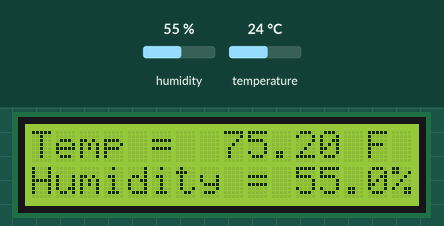
The sketch below on a simulated Arduino Uno, built with avr-gcc and run on an emulated ATmega328P. Parts: 16×2 character LCD. The test bench sets the inputs (shaded band); at power-on: humidity 55 %, temperature 24 °C.

Above: at 3.6 s.
3.7 s: humidity set to 22 %
At 6.8 s:
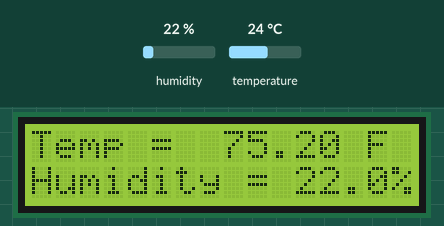
8.2 s: temperature set to 12 °C
At 10.3 s:
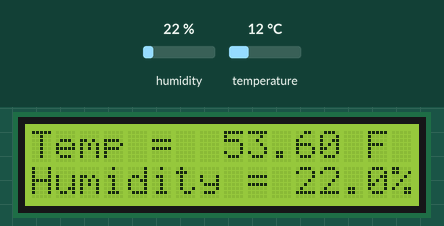
12.7 s: humidity set to 40 %
At 16.1 s:
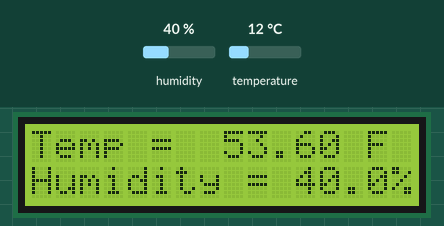
17.2 s: temperature set to 19 °C
At 18.5 s:
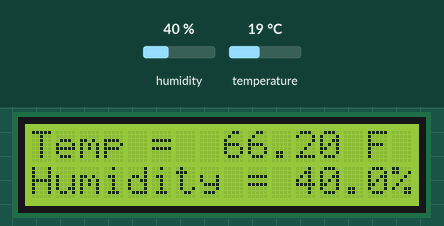
Timing chart, 0 to 20.2 s (numbered marks = the images above; inputs shaded):
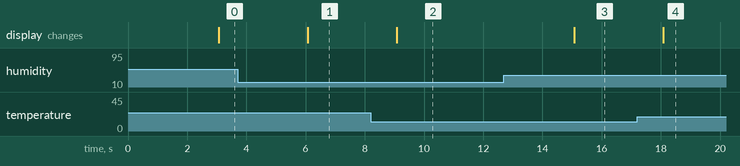

Measured:
- after the input at 3.7 s, the display: changes after 2.4 s (image 1)
- after the input at 8.2 s, the display: changes after 0.87 s (image 2)
- after the input at 12.7 s, the display: changes after 2.4 s (image 3)
- after the input at 17.2 s, the display: changes after 0.87 s (image 4)

The sketch:

Temp_and_Humidity_on_lcd_display.ino
```cpp
//www.elegoo.com
//2016.12.9

#include <LiquidCrystal.h>
#include <dht_nonblocking.h>
#define DHT_SENSOR_TYPE DHT_TYPE_11
static const int DHT_SENSOR_PIN = 2;
int tempPin = 0;
DHT_nonblocking dht_sensor( DHT_SENSOR_PIN, DHT_SENSOR_TYPE );
//                BS  E  D4 D5  D6 D7
LiquidCrystal lcd(7, 8, 9, 10, 11, 12);
void setup()
{
  lcd.begin(16, 2);
  Serial.begin( 9600);
}
static bool measure_environment( float *temperature, float *humidity )
{
  static unsigned long measurement_timestamp = millis( );

  /* Measure once every four seconds. */
  if( millis( ) - measurement_timestamp > 3000ul )
  {
    if( dht_sensor.measure( temperature, humidity ) == true )
    {
      measurement_timestamp = millis( );
      return( true );
    }
  }

  return( false );
}

void loop()
{


  //temp in Celcius
  float temperature;
  float humidity;


  if( measure_environment( &temperature, &humidity ) == true )
  {


  //all these temps are from DHT11
  float tempK = temperature + 273.15;            // Convert Kelvin to Celcius
  float tempF = (temperature * 9.0)/ 5.0 + 32.0; // Convert Celcius to Fahrenheit
    // Display Temperature in C
  lcd.setCursor(0, 0);
//  lcd.print("Temp         C  ");
  // Display Temperature in F
  lcd.print("Temp =        F");
  lcd.setCursor(8, 0);
  // Display Temperature in C
  //lcd.print(tempC);
  // Display Temperature in F
  lcd.print(tempF);
  lcd.setCursor(0,1);
  lcd.print("Humidity = ");
  lcd.setCursor(11,1);
  lcd.print(humidity);
  lcd.setCursor(15,1);
  lcd.print("%");
  delay(500);
  }
}
```
